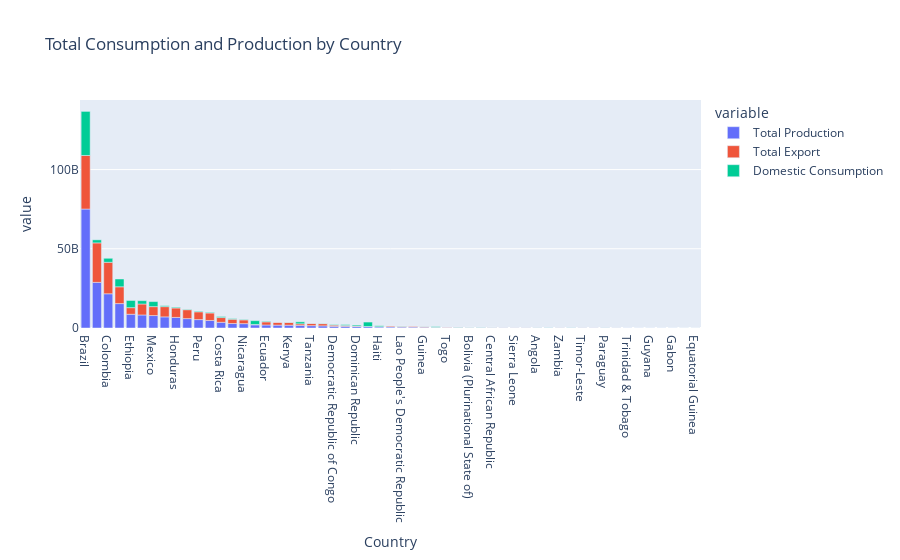

Notebook code for this chart:
### Code cell
import_agg_df = export_long_df[['Country', 'variable', 'value']].groupby(['Country', 'variable']).sum().reset_index()
import_fig = px.bar(export_agg_df.sort_values(by = ['value'], ascending=False), 
                         x = 'Country', y = 'value',color = 'variable', title = "Total Consumption and Production by Country")
import_fig.show()

### Figure 1 — Plotly figure (JSON) as saved in the notebook; plotly's stock layout.template omitted (floating-point values rounded to 4 significant figures)
{"data": [{"alignmentgroup": "True", "hovertemplate": "variable=Total Production<br>Country=%{x}<br>value=%{y}<extra></extra>", "legendgroup": "Total Production", "marker": {"color": "#636efa", "pattern": {"shape": ""}}, "name": "Total Production", "offsetgroup": "Total Production", "orientation": "v", "showlegend": true, "textposition": "auto", "type": "bar", "x": ["Brazil", "Viet Nam", "Colombia", "Indonesia", "Ethiopia", "India", "Mexico", "Guatemala", "Honduras", "Uganda", "Peru", "Côte d'Ivoire", "Costa Rica", "El Salvador", "Nicaragua", "Venezuela", "Ecuador", "Papua New Guinea", "Kenya", "Thailand", "Tanzania", "Cameroon", "Democratic Republic of Congo", "Madagascar", "Dominican Republic", "Philippines", "Haiti", "Burundi", "Lao People's Democratic Republic", "Rwanda", "Guinea", "Cuba", "Togo", "Panama", "Bolivia (Plurinational State of)", "Yemen", "Central African Republic", "Zimbabwe", "Sierra Leone", "Malawi", "Angola", "Nigeria", "Zambia", "Sri Lanka", "Timor-Leste", "Ghana", "Paraguay", "Jamaica", "Trinidad & Tobago", "Liberia", "Guyana", "Congo", "Gabon", "Nepal", "Equatorial Guinea"], "xaxis": "x", "y": [75082980000, 28803180000, 21598620000, 15404880000, 8669520000, 8222220000, 7853520000, 7020540000, 6672720000, 5919480000, 5317620000, 4761420000, 3596700000, 2820900000, 2749380000, 1992780000, 1900380000, 1803120000, 1768320000, 1674000000, 1474680000, 1358640000, 1051080000, 1045560000, 909540000, 890700000, 698880000, 623640000, 568080000, 567540000, 482460000, 359160000, 281400000, 280980000, 207000000, 190920000, 184020000, 132120000, 87180000, 82260000, 82080000, 81900000, 76800000, 73860000, 68640000, 63660000, 62220000, 54000000, 25740000, 14880000, 10800000, 6900000, 2700000, 1440000, 1080000], "yaxis": "y"}, {"alignmentgroup": "True", "hovertemplate": "variable=Total Export<br>Country=%{x}<br>value=%{y}<extra></extra>", "legendgroup": "Total Export", "marker": {"color": "#EF553B", "pattern": {"shape": ""}}, "name": "Total Export", "offsetgroup": "Total Export", "orientation": "v", "showlegend": true, "textposition": "auto", "type": "bar", "x": ["Brazil", "Viet Nam", "Colombia", "Indonesia", "India", "Guatemala", "Honduras", "Uganda", "Mexico", "Peru", "Côte d'Ivoire", "Ethiopia", "Costa Rica", "El Salvador", "Nicaragua", "Ecuador", "Papua New Guinea", "Kenya", "Tanzania", "Cameroon", "Thailand", "Democratic Republic of Congo", "Burundi", "Rwanda", "Madagascar", "Lao People's Democratic Republic", "Guinea", "Dominican Republic", "Togo", "Venezuela", "Central African Republic", "Panama", "Bolivia (Plurinational State of)", "Zimbabwe", "Cuba", "Haiti", "Yemen", "Sierra Leone", "Malawi", "Zambia", "Timor-Leste", "Ghana", "Philippines", "Paraguay", "Angola", "Jamaica", "Sri Lanka", "Nigeria", "Liberia", "Trinidad & Tobago", "Congo", "Guyana", "Gabon", "Nepal", "Equatorial Guinea"], "xaxis": "x", "y": [33807709056, 24924480000, 19878480000, 10607940000, 6933960000, 6464340000, 5964840000, 5632200000, 5628000000, 4903920000, 4721640000, 4163340000, 2991840000, 2716980000, 2388360000, 1971720000, 1814100000, 1771380000, 1432320000, 1399920000, 970620000, 775560000, 646200000, 578700000, 504120000, 457620000, 397140000, 316080000, 291420000, 241260000, 170700000, 161520000, 137460000, 136080000, 111720000, 108060000, 101220000, 90060000, 83340000, 76260000, 68040000, 53640000, 52440000, 46740000, 43320000, 35220000, 16020000, 11400000, 7680000, 6480000, 2400000, 2400000, 1800000, 1560000, 1500000], "yaxis": "y"}, {"alignmentgroup": "True", "hovertemplate": "variable=Domestic Consumption<br>Country=%{x}<br>value=%{y}<extra></extra>", "legendgroup": "Domestic Consumption", "marker": {"color": "#00cc96", "pattern": {"shape": ""}}, "name": "Domestic Consumption", "offsetgroup": "Domestic Consumption", "orientation": "v", "showlegend": true, "textposition": "auto", "type": "bar", "x": ["Brazil", "Indonesia", "Ethiopia", "Mexico", "Philippines", "Colombia", "Venezuela", "India", "Viet Nam", "Thailand", "Costa Rica", "Dominican Republic", "Haiti", "Guatemala", "Madagascar", "Honduras", "El Salvador", "Côte d'Ivoire", "Peru", "Cuba", "Ecuador", "Democratic Republic of Congo", "Nicaragua", "Uganda", "Lao People's Democratic Republic", "Cameroon", "Panama", "Yemen", "Kenya", "Guinea", "Tanzania", "Bolivia (Plurinational State of)", "Nigeria", "Sri Lanka", "Angola", "Paraguay", "Central African Republic", "Trinidad & Tobago", "Jamaica", "Sierra Leone", "Ghana", "Guyana", "Liberia", "Zimbabwe", "Congo", "Papua New Guinea", "Burundi", "Malawi", "Togo", "Rwanda", "Gabon", "Zambia", "Timor-Leste", "Equatorial Guinea", "Nepal"], "xaxis": "x", "y": [27824700000, 4920480000, 4536540000, 3189660000, 2807280000, 2536776384, 2386067999, 2093460000, 1920928320, 1248600000, 665335200, 642823380, 600600000, 590880000, 588705960, 471850680, 417242040, 410260140, 402000000, 384006000, 381540000, 359880000, 299700300, 284816400, 157980000, 143450940, 122916960, 121620000, 95190000, 86730000, 76425060, 75180000, 70740000, 58300020, 46500000, 35100000, 24794400, 21090000, 18688020, 10080000, 9970800, 9203040, 8640000, 8595960, 5360040, 3608400, 3412020, 2340000, 2167620, 2139960, 1123140, 991920, 294000, 0, 0], "yaxis": "y"}], "layout": {"barmode": "relative", "legend": {"title": {"text": "variable"}, "tracegroupgap": 0}, "title": {"text": "Total Consumption and Production by Country"}, "xaxis": {"anchor": "y", "domain": [0, 1], "title": {"text": "Country"}}, "yaxis": {"anchor": "x", "domain": [0, 1], "title": {"text": "value"}}}}
